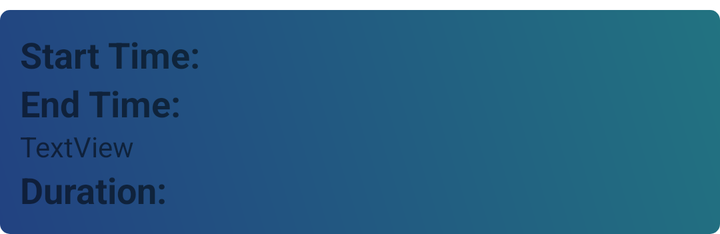
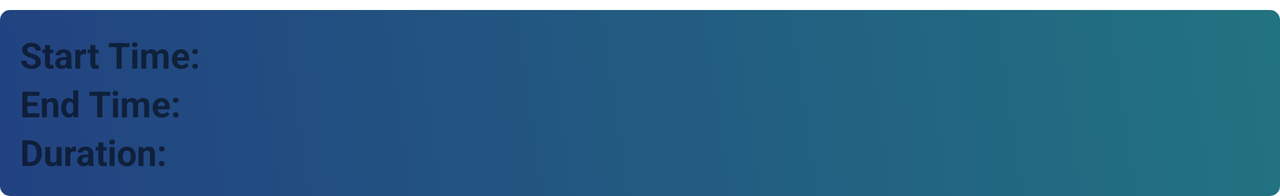

One screen, two layout resources from the same app: the default and the repository's alternative for another configuration. Each is rendered where Android would select it; the XML of both is given below.
<!-- AndroidManifest.xml: application theme Theme.SleepTrackerProject -->
<!-- res/layout/sleep_session_item.xml -->
<?xml version="1.0" encoding="utf-8"?>
<LinearLayout xmlns:android="http://schemas.android.com/apk/res/android"
    android:layout_width="match_parent"
    android:layout_height="wrap_content"
    android:orientation="vertical"
    android:padding="10dp"
    android:layout_marginTop="5dp"
    android:background="@drawable/textview_bg"
    >

    <TextView
        android:id="@+id/sleep_session_start_time_text_view"
        android:layout_width="wrap_content"
        android:layout_height="wrap_content"
        android:text="Start Time: "
        android:textSize="18sp"
        android:textStyle="bold" />

    <TextView
        android:id="@+id/sleep_session_end_time_text_view"
        android:layout_width="wrap_content"
        android:layout_height="wrap_content"
        android:text="End Time: "
        android:textSize="18sp"
        android:textStyle="bold" />

    <TextView
        android:id="@+id/number_text_view"
        android:layout_width="match_parent"
        android:layout_height="wrap_content"
        android:text="TextView"
        android:visibility="visible" />

    <TextView
        android:id="@+id/sleep_session_duration_time_text_view"
        android:layout_width="wrap_content"
        android:layout_height="wrap_content"
        android:text="Duration: "
        android:textSize="18sp"
        android:textStyle="bold" />
</LinearLayout>
<!-- resources referenced by this layout -->
<resources>
  <!-- drawable textview_bg (drawable) -->
  <?xml version="1.0" encoding="utf-8"?>
  <shape xmlns:android="http://schemas.android.com/apk/res/android"
      android:shape="rectangle">
  
      <corners android:radius="5dp"/>
  
      <gradient
          android:startColor="#224281"
          android:endColor="#227381"
          android:angle="45" />
  
      <size
          android:height="30dp"
          android:width="30dp"/>
  </shape>
  <style name="Theme.SleepTrackerProject" parent="Theme.MaterialComponents.DayNight.DarkActionBar">
          
          <item name="colorPrimary">@color/purple_500</item>
          <item name="colorPrimaryVariant">@color/purple_700</item>
          <item name="colorOnPrimary">@color/white</item>
          
          <item name="colorSecondary">@color/teal_200</item>
          <item name="colorSecondaryVariant">@color/teal_700</item>
          <item name="colorOnSecondary">@color/black</item>
          
          <item name="android:statusBarColor">?attr/colorPrimaryVariant</item>
          
      </style>
</resources>
<!-- res/layout-land/sleep_session_item.xml (the repository's variant of the layout above) -->
<!-- drawn on the phone turned sideways -->
<?xml version="1.0" encoding="utf-8"?>
<LinearLayout xmlns:android="http://schemas.android.com/apk/res/android"
    android:layout_width="match_parent"
    android:layout_height="wrap_content"
    android:onClick="editDetails"
    android:orientation="vertical"
    android:padding="10dp"
    android:layout_marginTop="5dp"
    android:background="@drawable/textview_bg"
    >

    <TextView
        android:id="@+id/sleep_session_start_time_text_view"
        android:layout_width="wrap_content"
        android:layout_height="wrap_content"
        android:text="Start Time: "
        android:textSize="18sp"
        android:textStyle="bold" />

    <TextView
        android:id="@+id/sleep_session_end_time_text_view"
        android:layout_width="wrap_content"
        android:layout_height="wrap_content"
        android:text="End Time: "
        android:textSize="18sp"
        android:textStyle="bold" />

    <TextView
        android:id="@+id/sleep_session_duration_time_text_view"
        android:layout_width="wrap_content"
        android:layout_height="wrap_content"
        android:text="Duration: "
        android:textSize="18sp"
        android:textStyle="bold" />
</LinearLayout>
